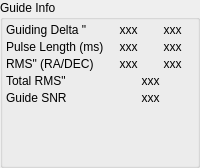
      <widget class="QGroupBox" name="infoGroup">
       <property name="title">
        <string>Guide Info</string>
       </property>
       <layout class="QVBoxLayout" name="guideInfoLayout">
        <property name="spacing">
         <number>3</number>
        </property>
        <property name="leftMargin">
         <number>3</number>
        </property>
        <property name="topMargin">
         <number>3</number>
        </property>
        <property name="rightMargin">
         <number>3</number>
        </property>
        <property name="bottomMargin">
         <number>3</number>
        </property>
        <item>
         <layout class="QGridLayout" name="gridLayout" columnstretch="0,1">
          <property name="spacing">
           <number>3</number>
          </property>
          <item row="1" column="0">
           <widget class="QLabel" name="l_17">
            <property name="text">
             <string>Pulse Length (ms)</string>
            </property>
           </widget>
          </item>
          <item row="0" column="0">
           <widget class="QLabel" name="l_16">
            <property name="text">
             <string>Guiding Delta &quot;</string>
            </property>
           </widget>
          </item>
          <item row="1" column="1">
           <layout class="QHBoxLayout" name="horizontalLayout_4">
            <property name="spacing">
             <number>1</number>
            </property>
            <item>
             <widget class="QLabel" name="l_PulseRA">
              <property name="toolTip">
               <string>Generated RA pulse</string>
              </property>
              <property name="text">
               <string notr="true">xxx</string>
              </property>
              <property name="alignment">
               <set>Qt::AlignCenter|Qt::AlignHCenter|Qt::AlignLeading|Qt::AlignLeft|Qt::AlignVCenter</set>
              </property>
             </widget>
            </item>
            <item>
             <widget class="QLabel" name="l_PulseDEC">
              <property name="toolTip">
               <string>Generated DEC pulse</string>
              </property>
              <property name="text">
               <string notr="true">xxx</string>
              </property>
              <property name="alignment">
               <set>Qt::AlignCenter|Qt::AlignHCenter|Qt::AlignLeading|Qt::AlignLeft|Qt::AlignVCenter</set>
              </property>
             </widget>
            </item>
           </layout>
          </item>
          <item row="0" column="1">
           <layout class="QHBoxLayout" name="horizontalLayout_3">
            <property name="spacing">
             <number>1</number>
            </property>
            <item>
             <widget class="QLabel" name="l_DeltaRA">
              <property name="toolTip">
               <string>Immediate Guiding RA deviation in arcseconds</string>
              </property>
              <property name="text">
               <string notr="true">xxx</string>
              </property>
              <property name="alignment">
               <set>Qt::AlignCenter|Qt::AlignHCenter|Qt::AlignLeading|Qt::AlignLeft|Qt::AlignVCenter</set>
              </property>
             </widget>
            </item>
            <item>
             <widget class="QLabel" name="l_DeltaDEC">
              <property name="toolTip">
               <string>Immediate Guiding DEC deviation in arcseconds</string>
              </property>
              <property name="text">
               <string notr="true">xxx</string>
              </property>
              <property name="alignment">
               <set>Qt::AlignCenter|Qt::AlignHCenter|Qt::AlignLeading|Qt::AlignLeft|Qt::AlignVCenter</set>
              </property>
             </widget>
            </item>
           </layout>
          </item>
          <item row="2" column="0">
           <widget class="QLabel" name="l_17b">
            <property name="toolTip">
             <string>Guiding RMS error</string>
            </property>
            <property name="text">
             <string>RMS&quot; (RA/DEC)</string>
            </property>
           </widget>
          </item>
          <item row="2" column="1">
           <layout class="QHBoxLayout" name="horizontalLayout_4b">
            <property name="spacing">
             <number>1</number>
            </property>
            <item>
             <widget class="QLabel" name="l_ErrRA">
              <property name="toolTip">
               <string>Guiding RA RMS error</string>
              </property>
              <property name="text">
               <string notr="true">xxx</string>
              </property>
              <property name="alignment">
               <set>Qt::AlignCenter|Qt::AlignHCenter|Qt::AlignLeading|Qt::AlignLeft|Qt::AlignVCenter</set>
              </property>
             </widget>
            </item>
            <item>
             <widget class="QLabel" name="l_ErrDEC">
              <property name="toolTip">
               <string>Guiding DEC RMS error</string>
              </property>
              <property name="text">
               <string notr="true">xxx</string>
              </property>
              <property name="alignment">
               <set>Qt::AlignCenter|Qt::AlignHCenter|Qt::AlignLeading|Qt::AlignLeft|Qt::AlignVCenter</set>
              </property>
             </widget>
            </item>
           </layout>
          </item>
          <item row="3" column="0">
           <widget class="QLabel" name="label_7">
            <property name="text">
             <string>Total RMS&quot;</string>
            </property>
            <property name="alignment">
             <set>Qt::AlignLeading|Qt::AlignLeft|Qt::AlignVCenter</set>
            </property>
           </widget>
          </item>
          <item row="3" column="1">
           <widget class="QLabel" name="l_TotalRMS">
            <property name="text">
             <string>xxx</string>
            </property>
            <property name="alignment">
             <set>Qt::AlignCenter</set>
            </property>
           </widget>
          </item>
          <item row="4" column="0">
           <widget class="QLabel" name="label_7b">
            <property name="text">
             <string>Guide SNR</string>
            </property>
            <property name="alignment">
             <set>Qt::AlignLeading|Qt::AlignLeft|Qt::AlignVCenter</set>
            </property>
           </widget>
          </item>
          <item row="4" column="1">
           <widget class="QLabel" name="l_SNR">
            <property name="text">
             <string>xxx</string>
            </property>
            <property name="alignment">
             <set>Qt::AlignCenter</set>
            </property>
           </widget>
          </item>
          <item row="5" column="0">
           <widget class="QLabel" name="guideInfoLabel">
            <property name="text">
             <string/>
            </property>
            <property name="alignment">
             <set>Qt::AlignLeading|Qt::AlignLeft|Qt::AlignVCenter</set>
            </property>
           </widget>
          </item>
          <item row="5" column="1">
           <widget class="QLabel" name="guideInfoText">
            <property name="text">
             <string/>
            </property>
            <property name="alignment">
             <set>Qt::AlignCenter</set>
            </property>
           </widget>
          </item>
         </layout>
        </item>
        <item>
         <spacer name="verticalSpacer2">
          <property name="orientation">
           <enum>Qt::Vertical</enum>
          </property>
          <property name="sizeHint" stdset="0">
           <size>
            <width>20</width>
            <height>40</height>
           </size>
          </property>
         </spacer>
        </item>
       </layout>
      </widget>
